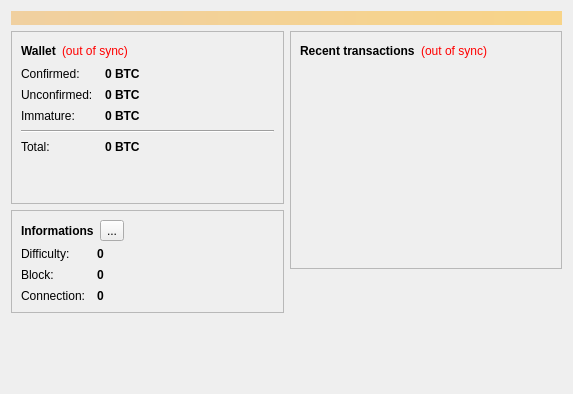
<?xml version="1.0" encoding="UTF-8"?>
<ui version="4.0">
 <class>OverviewPage</class>
 <widget class="QWidget" name="OverviewPage">
  <property name="geometry">
   <rect>
    <x>0</x>
    <y>0</y>
    <width>573</width>
    <height>394</height>
   </rect>
  </property>
  <property name="windowTitle">
   <string>Form</string>
  </property>
  <layout class="QVBoxLayout" name="topLayout">
   <item>
    <widget class="QLabel" name="labelAlerts">
     <property name="visible">
      <bool>false</bool>
     </property>
     <property name="styleSheet">
      <string notr="true">background-color: qlineargradient(x1: 0, y1: 0, x2: 1, y2: 0, stop:0 #F0D0A0, stop:1 #F8D488); color:#000000;</string>
     </property>
     <property name="wordWrap">
      <bool>true</bool>
     </property>
     <property name="margin">
      <number>3</number>
     </property>
    </widget>
   </item>
   <item>
    <layout class="QHBoxLayout" name="horizontalLayout" stretch="1,1">
     <item>
      <layout class="QVBoxLayout" name="verticalLayout_2">
       <item>
        <widget class="QFrame" name="frame">
         <property name="frameShape">
          <enum>QFrame::StyledPanel</enum>
         </property>
         <property name="frameShadow">
          <enum>QFrame::Raised</enum>
         </property>
         <layout class="QVBoxLayout" name="verticalLayout_4">
          <item>
           <layout class="QHBoxLayout" name="horizontalLayout_4">
            <item>
             <widget class="QLabel" name="label_5">
              <property name="font">
               <font>
                <weight>75</weight>
                <bold>true</bold>
               </font>
              </property>
              <property name="text">
               <string>Wallet</string>
              </property>
             </widget>
            </item>
            <item>
             <widget class="QLabel" name="labelWalletStatus">
              <property name="toolTip">
               <string>The displayed information may be out of date. Your wallet automatically synchronizes with the Zetacoin network after a connection is established, but this process has not completed yet.</string>
              </property>
              <property name="styleSheet">
               <string notr="true">QLabel { color: red; }</string>
              </property>
              <property name="text">
               <string notr="true">(out of sync)</string>
              </property>
              <property name="alignment">
               <set>Qt::AlignLeading|Qt::AlignLeft|Qt::AlignVCenter</set>
              </property>
             </widget>
            </item>
            <item>
             <spacer name="horizontalSpacer_2">
              <property name="orientation">
               <enum>Qt::Horizontal</enum>
              </property>
              <property name="sizeHint" stdset="0">
               <size>
                <width>40</width>
                <height>20</height>
               </size>
              </property>
             </spacer>
            </item>
           </layout>
          </item>
          <item>
           <layout class="QFormLayout" name="formLayout_2">
            <property name="fieldGrowthPolicy">
             <enum>QFormLayout::AllNonFixedFieldsGrow</enum>
            </property>
            <property name="horizontalSpacing">
             <number>12</number>
            </property>
            <property name="verticalSpacing">
             <number>7</number>
            </property>
            <item row="0" column="0">
             <widget class="QLabel" name="label">
              <property name="text">
               <string>Confirmed:</string>
              </property>
             </widget>
            </item>
            <item row="0" column="1">
             <widget class="QLabel" name="labelBalance">
              <property name="font">
               <font>
                <weight>75</weight>
                <bold>true</bold>
               </font>
              </property>
              <property name="cursor">
               <cursorShape>IBeamCursor</cursorShape>
              </property>
              <property name="toolTip">
               <string>Your current spendable balance</string>
              </property>
              <property name="text">
               <string notr="true">0 BTC</string>
              </property>
              <property name="textInteractionFlags">
               <set>Qt::LinksAccessibleByMouse|Qt::TextSelectableByKeyboard|Qt::TextSelectableByMouse</set>
              </property>
             </widget>
            </item>
            <item row="1" column="0">
             <widget class="QLabel" name="label_3">
              <property name="text">
               <string>Unconfirmed:</string>
              </property>
             </widget>
            </item>
            <item row="1" column="1">
             <widget class="QLabel" name="labelUnconfirmed">
              <property name="font">
               <font>
                <weight>75</weight>
                <bold>true</bold>
               </font>
              </property>
              <property name="cursor">
               <cursorShape>IBeamCursor</cursorShape>
              </property>
              <property name="toolTip">
               <string>Total of transactions that have yet to be confirmed, and do not yet count toward the spendable balance</string>
              </property>
              <property name="text">
               <string notr="true">0 BTC</string>
              </property>
              <property name="textInteractionFlags">
               <set>Qt::LinksAccessibleByMouse|Qt::TextSelectableByKeyboard|Qt::TextSelectableByMouse</set>
              </property>
             </widget>
            </item>
            <item row="2" column="0">
             <widget class="QLabel" name="labelImmatureText">
              <property name="text">
               <string>Immature:</string>
              </property>
             </widget>
            </item>
            <item row="2" column="1">
             <widget class="QLabel" name="labelImmature">
              <property name="font">
               <font>
                <weight>75</weight>
                <bold>true</bold>
               </font>
              </property>
              <property name="toolTip">
               <string>Mined balance that has not yet matured</string>
              </property>
              <property name="text">
               <string notr="true">0 BTC</string>
              </property>
              <property name="textInteractionFlags">
               <set>Qt::LinksAccessibleByMouse|Qt::TextSelectableByKeyboard|Qt::TextSelectableByMouse</set>
              </property>
             </widget>
            </item>
            <item row="3" column="0" colspan="2">
             <widget class="Line" name="line">
              <property name="orientation">
               <enum>Qt::Horizontal</enum>
              </property>
             </widget>
            </item>
            <item row="4" column="0">
             <widget class="QLabel" name="labelTotalText">
              <property name="text">
               <string>Total:</string>
              </property>
             </widget>
            </item>
            <item row="4" column="1">
             <widget class="QLabel" name="labelTotal">
              <property name="font">
               <font>
                <weight>75</weight>
                <bold>true</bold>
               </font>
              </property>
              <property name="cursor">
               <cursorShape>IBeamCursor</cursorShape>
              </property>
              <property name="toolTip">
               <string>Your current total balance</string>
              </property>
              <property name="text">
               <string notr="true">0 BTC</string>
              </property>
              <property name="textInteractionFlags">
               <set>Qt::LinksAccessibleByMouse|Qt::TextSelectableByKeyboard|Qt::TextSelectableByMouse</set>
              </property>
             </widget>
            </item>
           </layout>
          </item>
          <item>
           <spacer name="verticalSpacer_3">
            <property name="orientation">
             <enum>Qt::Vertical</enum>
            </property>
            <property name="sizeHint" stdset="0">
             <size>
              <width>20</width>
              <height>40</height>
             </size>
            </property>
           </spacer>
          </item>
         </layout>
        </widget>
       </item>
       <item>
        <widget class="QFrame" name="frame_3">
         <property name="frameShape">
          <enum>QFrame::StyledPanel</enum>
         </property>
         <property name="frameShadow">
          <enum>QFrame::Raised</enum>
         </property>
         <layout class="QVBoxLayout" name="verticalLayout_5">
          <item>
           <layout class="QHBoxLayout" name="horizontalLayout_6">
            <item>
             <widget class="QLabel" name="label_7">
              <property name="font">
               <font>
                <weight>75</weight>
                <bold>true</bold>
               </font>
              </property>
              <property name="text">
               <string>Informations</string>
              </property>
             </widget>
            </item>
            <item>
             <widget class="QToolButton" name="updateButton">
              <property name="text">
               <string>...</string>
              </property>
              <property name="icon">
               <iconset resource="../bitcoin.qrc">
                <normaloff>:/movies/update_spinner</normaloff>:/movies/update_spinner</iconset>
              </property>
             </widget>
            </item>
            <item>
             <spacer name="horizontalSpacer_4">
              <property name="orientation">
               <enum>Qt::Horizontal</enum>
              </property>
              <property name="sizeHint" stdset="0">
               <size>
                <width>40</width>
                <height>20</height>
               </size>
              </property>
             </spacer>
            </item>
           </layout>
          </item>
          <item>
           <layout class="QFormLayout" name="formLayout_3">
            <property name="fieldGrowthPolicy">
             <enum>QFormLayout::AllNonFixedFieldsGrow</enum>
            </property>
            <property name="horizontalSpacing">
             <number>12</number>
            </property>
            <property name="verticalSpacing">
             <number>7</number>
            </property>
            <item row="1" column="0">
             <widget class="QLabel" name="labelDifficultyText">
              <property name="toolTip">
               <string/>
              </property>
              <property name="text">
               <string>Difficulty:</string>
              </property>
             </widget>
            </item>
            <item row="1" column="1">
             <widget class="QLabel" name="labelDifficulty">
              <property name="font">
               <font>
                <weight>75</weight>
                <bold>true</bold>
               </font>
              </property>
              <property name="cursor">
               <cursorShape>IBeamCursor</cursorShape>
              </property>
              <property name="toolTip">
               <string/>
              </property>
              <property name="text">
               <string notr="true">0</string>
              </property>
              <property name="textInteractionFlags">
               <set>Qt::LinksAccessibleByMouse|Qt::TextSelectableByKeyboard|Qt::TextSelectableByMouse</set>
              </property>
             </widget>
            </item>
            <item row="2" column="0">
             <widget class="QLabel" name="labelBlockText">
              <property name="text">
               <string>Block:</string>
              </property>
             </widget>
            </item>
            <item row="2" column="1">
             <widget class="QLabel" name="labelBlock">
              <property name="font">
               <font>
                <weight>75</weight>
                <bold>true</bold>
               </font>
              </property>
              <property name="cursor">
               <cursorShape>IBeamCursor</cursorShape>
              </property>
              <property name="toolTip">
               <string/>
              </property>
              <property name="text">
               <string notr="true">0</string>
              </property>
              <property name="textInteractionFlags">
               <set>Qt::LinksAccessibleByMouse|Qt::TextSelectableByKeyboard|Qt::TextSelectableByMouse</set>
              </property>
             </widget>
            </item>
            <item row="3" column="0">
             <widget class="QLabel" name="labelConnectionText">
              <property name="toolTip">
               <string notr="true"/>
              </property>
              <property name="text">
               <string>Connection:</string>
              </property>
             </widget>
            </item>
            <item row="3" column="1">
             <widget class="QLabel" name="labelConnection">
              <property name="font">
               <font>
                <weight>75</weight>
                <bold>true</bold>
               </font>
              </property>
              <property name="toolTip">
               <string/>
              </property>
              <property name="text">
               <string notr="true">0</string>
              </property>
              <property name="textInteractionFlags">
               <set>Qt::LinksAccessibleByMouse|Qt::TextSelectableByKeyboard|Qt::TextSelectableByMouse</set>
              </property>
             </widget>
            </item>
           </layout>
          </item>
         </layout>
        </widget>
       </item>
       <item>
        <spacer name="verticalSpacer">
         <property name="orientation">
          <enum>Qt::Vertical</enum>
         </property>
         <property name="sizeHint" stdset="0">
          <size>
           <width>20</width>
           <height>40</height>
          </size>
         </property>
        </spacer>
       </item>
      </layout>
     </item>
     <item>
      <layout class="QVBoxLayout" name="verticalLayout_3">
       <item>
        <widget class="QFrame" name="frame_2">
         <property name="frameShape">
          <enum>QFrame::StyledPanel</enum>
         </property>
         <property name="frameShadow">
          <enum>QFrame::Raised</enum>
         </property>
         <layout class="QVBoxLayout" name="verticalLayout">
          <item>
           <layout class="QHBoxLayout" name="horizontalLayout_2">
            <item>
             <widget class="QLabel" name="label_4">
              <property name="text">
               <string>&lt;b&gt;Recent transactions&lt;/b&gt;</string>
              </property>
             </widget>
            </item>
            <item>
             <widget class="QLabel" name="labelTransactionsStatus">
              <property name="toolTip">
               <string>The displayed information may be out of date. Your wallet automatically synchronizes with the Zetacoin network after a connection is established, but this process has not completed yet.</string>
              </property>
              <property name="styleSheet">
               <string notr="true">QLabel { color: red; }</string>
              </property>
              <property name="text">
               <string notr="true">(out of sync)</string>
              </property>
              <property name="alignment">
               <set>Qt::AlignRight|Qt::AlignTrailing|Qt::AlignVCenter</set>
              </property>
             </widget>
            </item>
            <item>
             <spacer name="horizontalSpacer">
              <property name="orientation">
               <enum>Qt::Horizontal</enum>
              </property>
              <property name="sizeHint" stdset="0">
               <size>
                <width>40</width>
                <height>20</height>
               </size>
              </property>
             </spacer>
            </item>
           </layout>
          </item>
          <item>
           <widget class="QListView" name="listTransactions">
            <property name="styleSheet">
             <string notr="true">QListView { background: transparent; }</string>
            </property>
            <property name="frameShape">
             <enum>QFrame::NoFrame</enum>
            </property>
            <property name="verticalScrollBarPolicy">
             <enum>Qt::ScrollBarAlwaysOff</enum>
            </property>
            <property name="horizontalScrollBarPolicy">
             <enum>Qt::ScrollBarAlwaysOff</enum>
            </property>
            <property name="selectionMode">
             <enum>QAbstractItemView::NoSelection</enum>
            </property>
           </widget>
          </item>
         </layout>
        </widget>
       </item>
       <item>
        <spacer name="verticalSpacer_2">
         <property name="orientation">
          <enum>Qt::Vertical</enum>
         </property>
         <property name="sizeHint" stdset="0">
          <size>
           <width>20</width>
           <height>40</height>
          </size>
         </property>
        </spacer>
       </item>
      </layout>
     </item>
    </layout>
   </item>
  </layout>
 </widget>
 <resources>
  <include location="../bitcoin.qrc"/>
 </resources>
 <connections/>
</ui>
